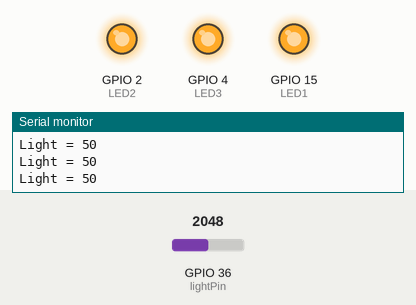
A sketch run on a simulated ESP32. Parts: output pins drawn as LEDs (lit = HIGH), the last lines printed to the serial monitor. The test bench sets the inputs (shaded band); at power-on: GPIO 36 (lightPin) = 2048.

Above: at 1.2 s.
1.3 s: GPIO 36 (lightPin) set to 1067
2.8 s: GPIO 36 (lightPin) set to 968
At 4.0 s:
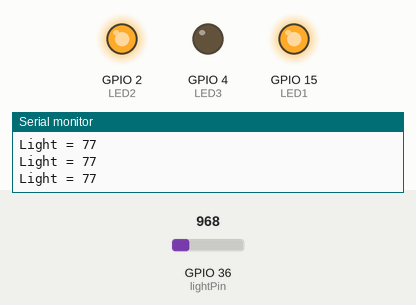
4.3 s: GPIO 36 (lightPin) set to 886
5.8 s: GPIO 36 (lightPin) set to 757
At 6.7 s:
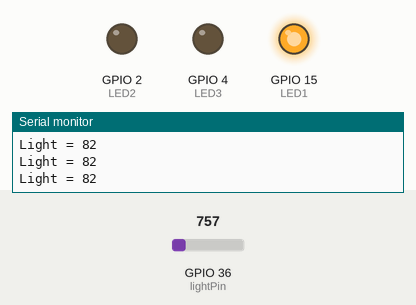
7.3 s: GPIO 36 (lightPin) set to 672
8.8 s: GPIO 36 (lightPin) set to 552
At 9.3 s:
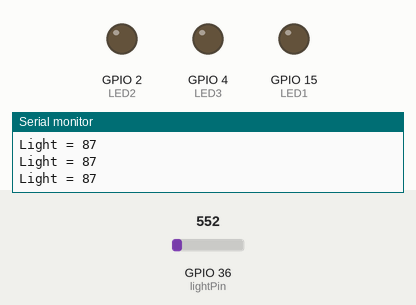
Timing chart, 0 to 11.3 s (numbered marks = the images above; inputs shaded):
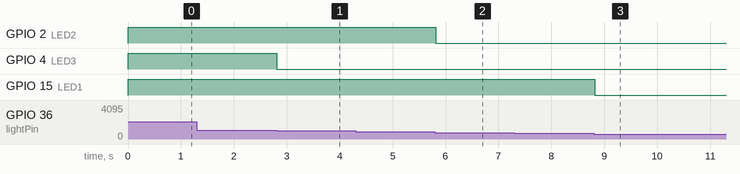

The sketch:

05_3LEDnight.ino
```cpp
const int lightPin = 36;  // GPIO36 / ADC1_CH0

const int LED1 = 15;      // 第一顆LED
const int LED2 = 2;       // 第二顆LED
const int LED3 = 4;       // 第三顆LED

void setup()
{
    Serial.begin(115200);

    pinMode(LED1, OUTPUT);
    pinMode(LED2, OUTPUT);
    pinMode(LED3, OUTPUT);

    digitalWrite(LED1, LOW);
    digitalWrite(LED2, LOW);
    digitalWrite(LED3, LOW);
}

void loop()
{
    int value = analogRead(lightPin);

    // ADC(0~4095)轉換成亮度百分比(100~0)
    value = map(value, 0, 4095, 100, 0);

    Serial.print("Light = ");
    Serial.println(value);

    // 預設全部熄滅
    digitalWrite(LED1, LOW);
    digitalWrite(LED2, LOW);
    digitalWrite(LED3, LOW);

    // 多段式小夜燈控制
    if (value <= 75)
    {
        // 最暗：三顆全亮
        digitalWrite(LED1, HIGH);
        digitalWrite(LED2, HIGH);
        digitalWrite(LED3, HIGH);
    }
    else if (value <= 80)
    {
        // 較暗：亮兩顆
        digitalWrite(LED1, HIGH);
        digitalWrite(LED2, HIGH);
    }
    else if (value <= 85)
    {
        // 微暗：亮一顆
        digitalWrite(LED1, HIGH);
    }

    delay(100);   // 每秒10次
}
```

Measured:
- the behaviour switches between 1024 and 1023 on GPIO 36 (lightPin) (found by bisection; images 0 and 1)
- the behaviour switches between 819 and 818 on GPIO 36 (lightPin) (found by bisection; images 1 and 2)
- the behaviour switches between 615 and 614 on GPIO 36 (lightPin) (found by bisection; images 2 and 3)
- after the input at 2.8 s, GPIO 4 (LED3): HIGH → LOW at once
- after the input at 5.8 s, GPIO 2 (LED2): HIGH → LOW at once
- after the input at 8.8 s, GPIO 15 (LED1): HIGH → LOW at once
